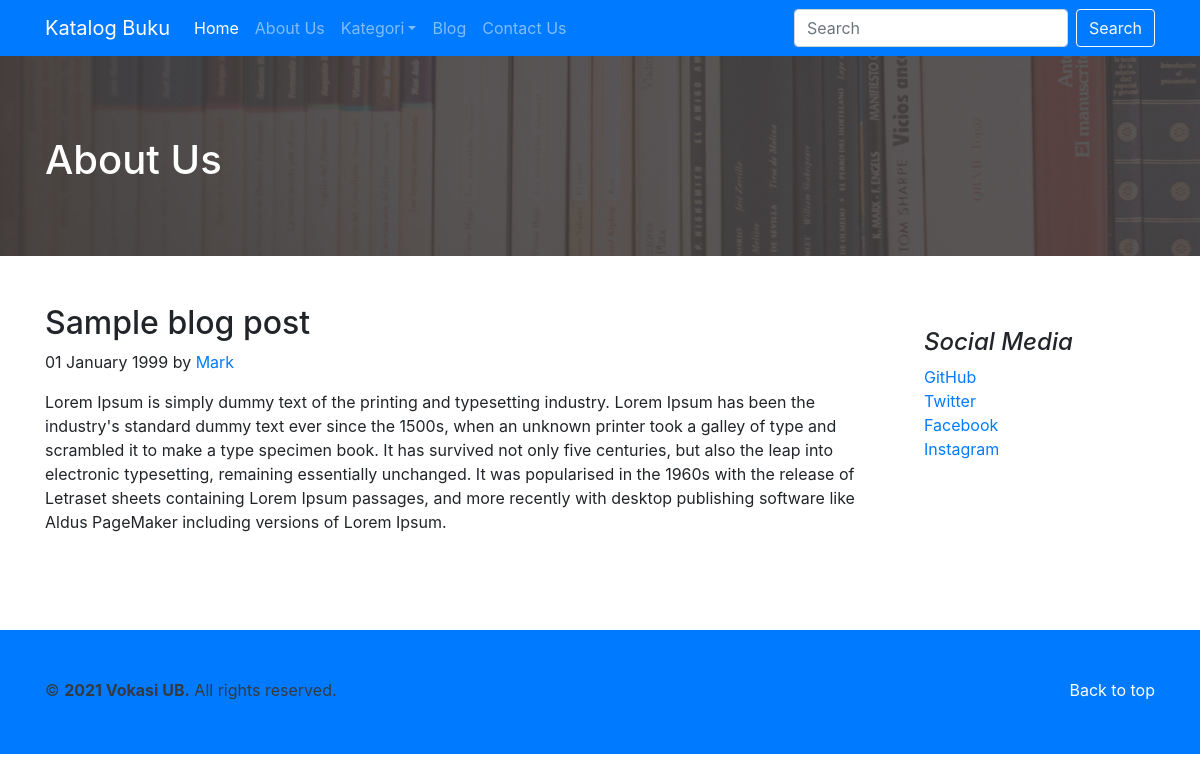
The page /index.php?include=about-us on the database its author committed.
### tables this page shows
CREATE TABLE `konten` (
  `id_konten` int(11) NOT NULL,
  `judul` varchar(255) DEFAULT NULL,
  `isi` text DEFAULT NULL,
  `tanggal` date NOT NULL DEFAULT '1999-01-01'
);

### include/navigasi.php (the view, shortened to what this page needs)
<nav class="navbar navbar-expand-lg navbar-dark bg-primary">
    <div class="container">
    <a class="navbar-brand" href="index.php">Katalog Buku</a>
    <div class="collapse navbar-collapse" id="navbarsExample07">
        <ul class="navbar-nav mr-auto">
            <li class="nav-item active">
                <a class="nav-link" href="index.php">Home <span class="sr-only">(current)</span></a>
            </li>
            <li class="nav-item">
                <a class="nav-link" href="index.php?include=about-us">About Us</a>
            </li>
            <li class="nav-item dropdown">
                <a class="nav-link dropdown-toggle" href="#" id="dropdown07" data-toggle="dropdown" aria-haspopup="true" aria-expanded="false">Kategori</a>
            </li>
            <li class="nav-item">
                <a class="nav-link" href="index.php?include=blog">Blog</a>
            </li>
            <li class="nav-item">
                <a class="nav-link" href="index.php?include=contact-us">Contact Us</a>
            </li>
        </ul>
        <form class="form-inline mt-2 mt-md-0">
            <input class="form-control mr-sm-2" type="text" placeholder="Search" aria-label="Search">
            <button class="btn btn-outline-light my-2 my-sm-0" type="submit">Search</button>
        </form>
    </div>
    </div>
</nav>

### include/aboutus.php
<?php
    $sql_k = "SELECT `judul`, `isi`, `tanggal` FROM `konten` WHERE `id_konten`='1'";
    $query_k = mysqli_query($koneksi,$sql_k);
    while($data_k = mysqli_fetch_row($query_k)){
        $judul_konten = $data_k[0];
        $isi_konten = $data_k[1];
        $tanggal = $data_k[2];
    }
?>
<section id="blog-header">
  <div class="container">
    <h1 class="text-white"><?= $judul_konten; ?></h1>
  </div>
</section><br><br>
<section id="blog-list">
  <main role="main" class="container">
    <div class="row">
      <div class="col-md-9 blog-main">
        <div class="blog-post">
          <h2 class="blog-post-title">Sample blog post</h2>
          <p class="blog-post-meta"><?= date('d F Y', strtotime($tanggal)); ?> by <a href="#">Mark</a></p>
          <?= $isi_konten; ?>
        </div><br><br>
      </div>
      <aside class="col-md-3 blog-sidebar">
        <div class="p-4">
          <h4 class="font-italic">Social Media</h4>
          <ol class="list-unstyled">
            <li><a href="#">GitHub</a></li>
            <li><a href="#">Twitter</a></li>
            <li><a href="#">Facebook</a></li>
            <li><a href="#">Instagram</a></li>
          </ol>
        </div>
      </aside>
    </div>
  </main>
</section><br><br>

### rows shown on the page
konten: judul "About Us", tanggal "01 January 1999", isi "Lorem Ipsum is simply dummy text of the printing and typesetting industry. Lorem Ipsum has been the industry's standard dummy text ever since the 1500s, when an unknown printer took a galley of type and scrambled it to make a type specimen book. It has survived not only five centuries, but also the leap into electronic typesetting, remaining essentially unchanged. It was popularised in the 1960s with the release of Letraset sheets containing Lorem Ipsum passages, and more recently with desktop publishing software like Aldus PageMaker including versions of Lorem Ipsum."
